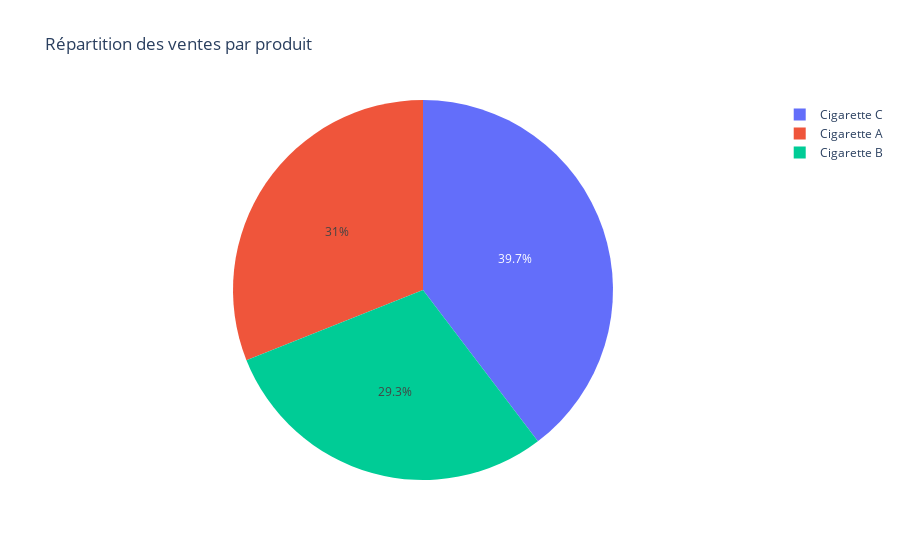

Notebook cell for this chart:
### Code cell
#Répartition des ventes par produit
ventes_par_produit = df_ventes.groupby('Produit')['Quantité_vendue'].sum().reset_index()

fig = px.pie(ventes_par_produit, names='Produit', values='Quantité_vendue',
             title="Répartition des ventes par produit")
fig.show()

### Figure 1 — Plotly figure (JSON) as saved in the notebook; plotly's stock layout.template omitted (floating-point values rounded to 4 significant figures)
{"data": [{"domain": {"x": [0, 1], "y": [0, 1]}, "hovertemplate": "Produit=%{label}<br>Quantité_vendue=%{value}<extra></extra>", "labels": ["Cigarette A", "Cigarette B", "Cigarette C"], "legendgroup": "", "name": "", "showlegend": true, "type": "pie", "values": [9778, 9241, 12502]}], "layout": {"autosize": true, "legend": {"tracegroupgap": 0}, "title": {"text": "Répartition des ventes par produit"}}}
